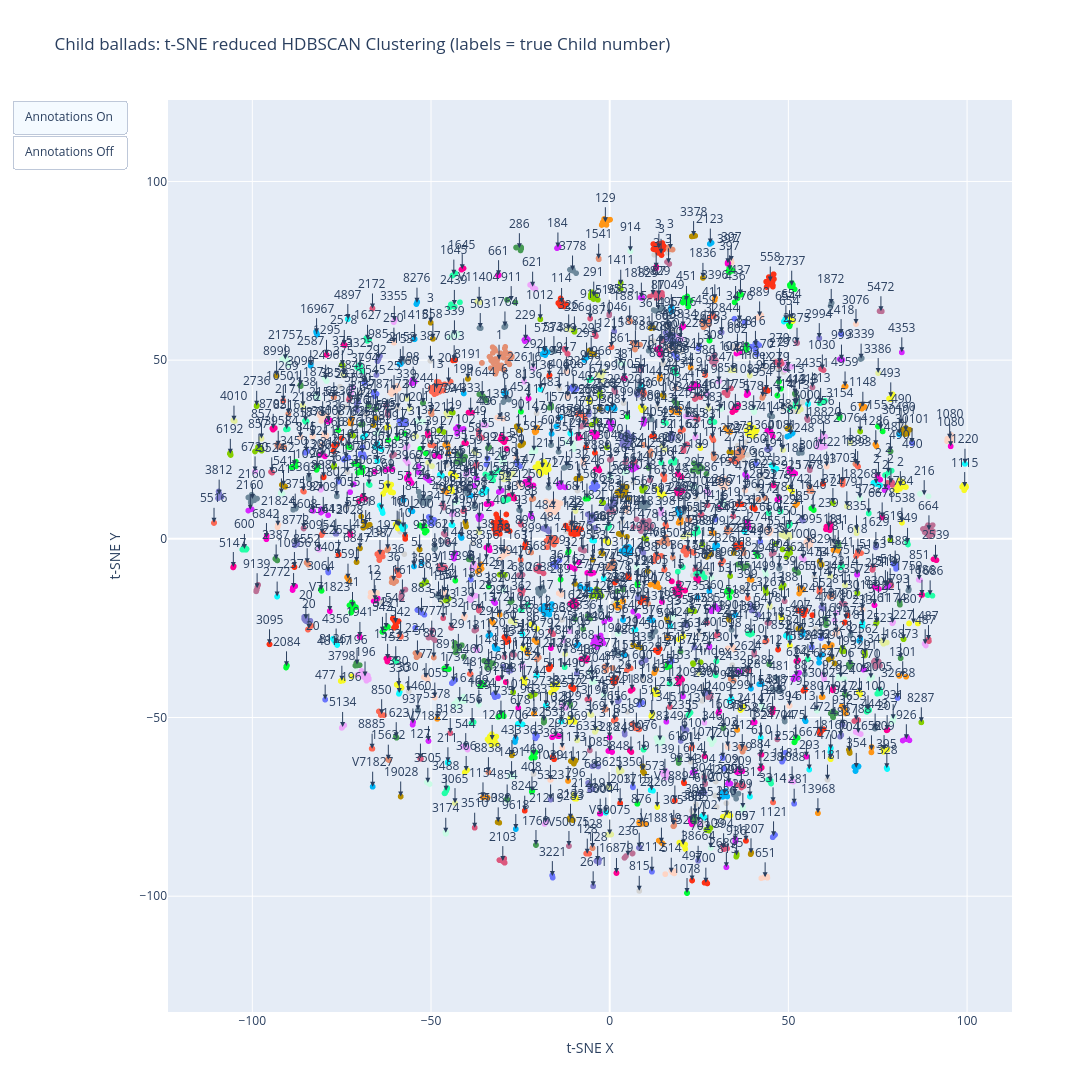

The code cell stored with this chart in its notebook:
### Code cell
# chart/plot
df_plotly = df_multi_roud_w_tfidf.copy()
df_plotly["cluster_tsne"] = df_plotly["cluster_tsne"].astype(str)

# make non-cluster -1 grey
color_map = {"-1": "lightgray"}  # nb key is a string
# colours for other cluster labels
num_clusters = df_plotly["cluster_tsne"].nunique()
palette = px.colors.qualitative.Light24
color_map.update({str(i): palette[i % len(palette)] for i in range(num_clusters - 1)})

# calculate localized centroids for 'roud' annotations
def calculate_annotations():
    unique_roud_values = df_plotly["roud"].unique()
    annotations = []

    for roud_value in unique_roud_values:
        roud_clusters = df_plotly[df_plotly["roud"] == roud_value]["cluster_tsne"].unique()

        for cluster_label in roud_clusters:
            roud_points = df_plotly[(df_plotly["roud"] == roud_value) & (df_plotly["cluster_tsne"] == cluster_label)]
            if len(roud_points) > 0:
                centroid_x = roud_points["tsne"].str.get(0).mean()
                centroid_y = roud_points["tsne"].str.get(1).mean()
                if len(roud_points) > 1:
                    annotations.append(dict(x=centroid_x, y=centroid_y, xref="x", yref="y",
                                            text=roud_value, showarrow=True, arrowhead=2, ax=0, ay=-25))
                else:
                    annotations.append(dict(x=centroid_x, y=centroid_y, xref="x", yref="y",
                                            text=roud_value, showarrow=False, ax=0, ay=0))
    return annotations

annotations = calculate_annotations()

# plot
fig = px.scatter(df_plotly,
                 x=df_plotly["tsne"].str.get(0),
                 y=df_plotly["tsne"].str.get(1),
                 color="cluster_tsne",
                 color_discrete_map=color_map,
                 hover_name="name",
                 hover_data={"roud": True, "variant": True},
                 labels={"cluster_tsne": "Cluster Label", "roud": "Child no."},
                 title="Child ballads: t-SNE reduced HDBSCAN Clustering (labels = true Child number)")

button_on  = dict(label="Annotations On",  method="relayout", args=[{"annotations": annotations}])
button_off = dict(label="Annotations Off", method="relayout", args=[{"annotations": []}])
fig.update_layout(updatemenus=[dict(type="buttons", showactive=True, buttons=[button_on, button_off])],
                  annotations=annotations)

fig.update_layout(xaxis_title="t-SNE X", yaxis_title="t-SNE Y", showlegend=False)
fig.update_xaxes(scaleanchor="y", scaleratio=1)
fig.update_yaxes(scaleanchor="x", scaleratio=1)
fig.update_layout(width=1400, height=1100)

fig.write_html("ballad_clusters_tfidf.html")
fig.show()

fig.update_layout(updatemenus=[])
fig.write_image("ballad_clusters_tfidf.png", scale=2)
fig.show()
